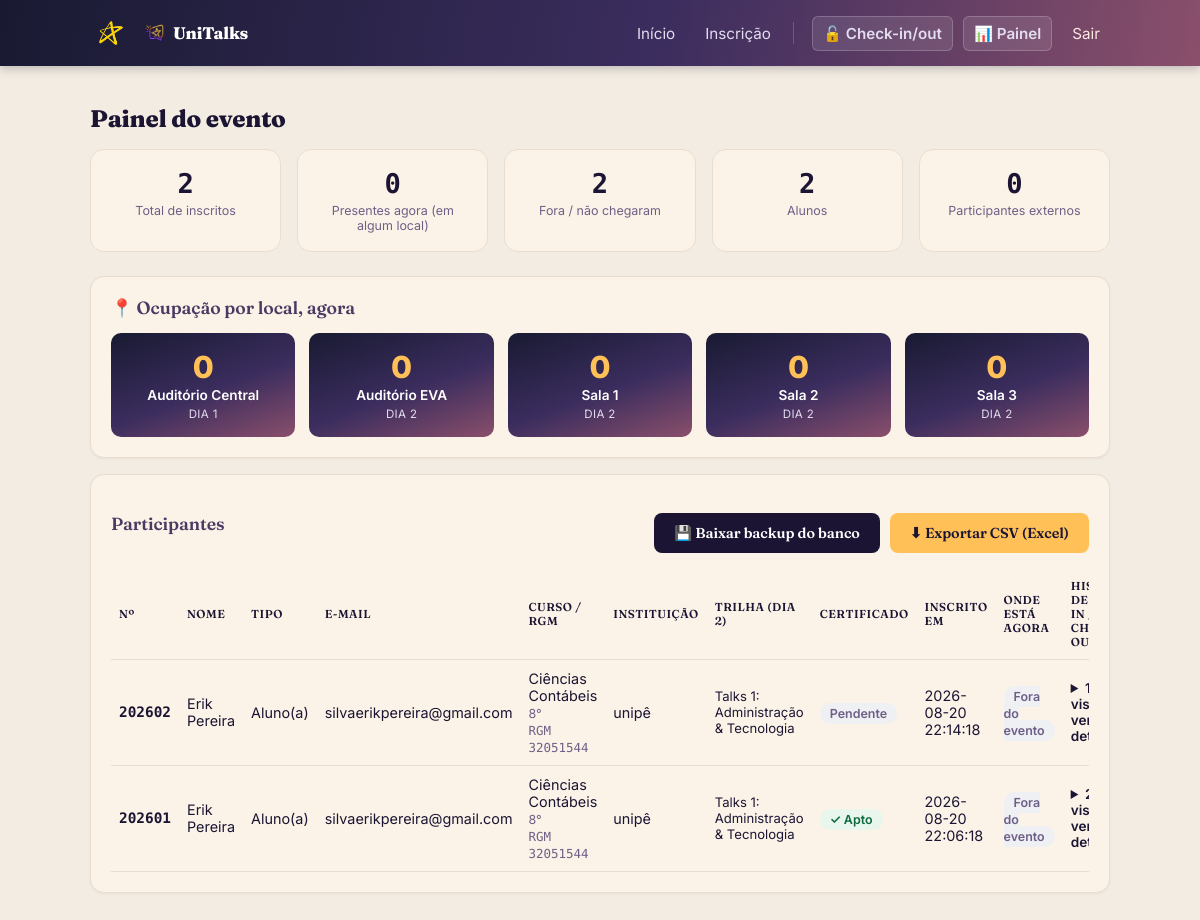
The app's page /painel (signed in) with its own data.
### tables this page shows
CREATE TABLE participantes (
            id INTEGER PRIMARY KEY AUTOINCREMENT,
            nome TEXT NOT NULL,
            tipo TEXT,
            email TEXT,
            formacao TEXT,
            instituicao TEXT,
            cpf TEXT,
            empresa TEXT,
            numero_inscricao INTEGER UNIQUE,
            token TEXT UNIQUE NOT NULL,
            criado_em TEXT NOT NULL
        , curso TEXT, periodo TEXT, rgm TEXT, trilha_dia2 INTEGER);

### app.py (the view)
@app.route("/painel")
@admin_required
def painel():
    db = get_db()
    participantes = db.execute(
        "SELECT * FROM participantes ORDER BY criado_em DESC"
    ).fetchall()
    lista = []
    dentro_agora = 0
    presentes_por_local = {chave: 0 for chave in LOCAIS}
    for p in participantes:
        eventos = db.execute(
            "SELECT tipo, horario, local FROM eventos_acesso WHERE participante_id = ? "
            "ORDER BY horario ASC",
            (p["id"],),
        ).fetchall()
        visitas = montar_visitas(eventos)
        visita_aberta = next((v for v in reversed(visitas) if v["em_andamento"]), None)
        if visita_aberta:
            dentro_agora += 1
            if visita_aberta["local"] in presentes_por_local:
                presentes_por_local[visita_aberta["local"]] += 1
        ultima_entrada = visitas[-1]["entrada"] if visitas else None
        ultima_saida = next((v["saida"] for v in reversed(visitas) if v["saida"]), None)
        apto, dia1_ok, dia2_ok = calcular_apto_certificado(visitas, p["trilha_dia2"])
        talk_info = TALKS.get(p["trilha_dia2"])
        lista.append(
            {
                "p": p,
                "visitas": visitas,
                "local_atual": visita_aberta["local_label"] if visita_aberta else None,
                "ultima_entrada": ultima_entrada,
                "ultima_saida": ultima_saida,
                "talk_titulo": talk_info["titulo"] if talk_info else None,
                "apto_certificado": apto,
                "dia1_ok": dia1_ok,
                "dia2_ok": dia2_ok,
            }
        )
    total = len(participantes)
    total_alunos = sum(1 for p in participantes if p["tipo"] == "aluno")
    total_participantes = sum(1 for p in participantes if p["tipo"] == "participante")
    return render_template(
        "painel.html",
        lista=lista,
        total=total,
        dentro_agora=dentro_agora,
        presentes_por_local=presentes_por_local,
        locais=LOCAIS,
        talks=TALKS,
        total_alunos=total_alunos,
        total_participantes=total_participantes,
    )

### app.py (called while the page is built)
@app.context_processor
def util_static_versionado():
    def static_v(filename):
        caminho = os.path.join(app.static_folder, filename)
        try:
            versao = int(os.path.getmtime(caminho))
        except OSError:
            versao = 0
        return url_for("static", filename=filename, v=versao)
    return {"static_v": static_v}

def admin_required(f):
    @wraps(f)
    def decorada(*args, **kwargs):
        if not session.get("autenticado"):
            if request.path.startswith("/api/"):
                return jsonify({"ok": False, "mensagem": "Sessão expirada. Faça login novamente."}), 401
            return redirect(url_for("login", proximo=request.path))
        if session.get("nivel") != "admin":
            flash("Essa área é restrita ao administrador.", "erro")
            return redirect(url_for("scanner"))
        return f(*args, **kwargs)
    return decorada

def get_db():
    if "db" not in g:
        g.db = sqlite3.connect(DB_PATH, timeout=10)
        g.db.row_factory = sqlite3.Row
        g.db.execute("PRAGMA foreign_keys = ON")
        g.db.execute("PRAGMA journal_mode = WAL")
        g.db.execute("PRAGMA busy_timeout = 10000")
    return g.db

def formatar_duracao(inicio_iso: str, fim_iso: str = None) -> str:
    inicio = datetime.fromisoformat(inicio_iso)
    fim = datetime.fromisoformat(fim_iso) if fim_iso else datetime.now()
    minutos_totais = max(0, int((fim - inicio).total_seconds() // 60))
    horas, minutos = divmod(minutos_totais, 60)
    if horas:
        return f"{horas}h{minutos:02d}min"
    return f"{minutos}min"

def visita_completa_em(visitas, local_chave):
    return any(v["local"] == local_chave and not v["em_andamento"] for v in visitas)

def calcular_apto_certificado(visitas, trilha_dia2):
    dia1_ok = visita_completa_em(visitas, "auditorio")
    if trilha_dia2 in TALKS:
        local_dia2 = TALKS[trilha_dia2]["local"]
        dia2_ok = visita_completa_em(visitas, local_dia2)
    else:
        dia2_ok = False
    return dia1_ok and dia2_ok, dia1_ok, dia2_ok

### templates/painel.html (shortened to what this page needs)
{% extends "base.html" %}
{% block content %}
<h1>Painel do evento</h1>
<div class="kpis">
  <div class="kpi">
    <div class="num">{{ total }}</div>
    <div class="label">Total de inscritos</div>
  </div>
  <div class="kpi">
    <div class="num">{{ dentro_agora }}</div>
    <div class="label">Presentes agora (em algum local)</div>
  </div>
  <div class="kpi">
    <div class="num">{{ total - dentro_agora }}</div>
    <div class="label">Fora / não chegaram</div>
  </div>
  <div class="kpi">
    <div class="num">{{ total_alunos }}</div>
    <div class="label">Alunos</div>
  </div>
  <div class="kpi">
    <div class="num">{{ total_participantes }}</div>
    <div class="label">Participantes externos</div>
  </div>
</div>
<div class="card">
  <h2 style="margin-top:0;">📍 Ocupação por local, agora</h2>
  <div class="ocupacao-grid">
    {% for chave, info in locais.items() %}
      <div class="ocupacao-item">
        <div class="ocupacao-num">{{ presentes_por_local.get(chave, 0) }}</div>
        <div class="ocupacao-label">{{ info.label }}</div>
        <div class="ocupacao-dia">Dia {{ info.dia }}</div>
      </div>
    {% endfor %}
  </div>
</div>
<div class="card">
  <div style="display:flex; justify-content:space-between; align-items:center; flex-wrap:wrap; gap:10px;">
    <h2 style="margin:0;">Participantes</h2>
    <div style="display:flex; gap:10px; flex-wrap:wrap;">
      <a class="btn navy" href="{{ url_for('admin_backup') }}">💾 Baixar backup do banco</a>
      <a class="btn orange" href="{{ url_for('exportar') }}">⬇ Exportar CSV (Excel)</a>
    </div>
  </div>
  <div class="tabela-scroll">
  <table style="margin-top:16px;">
    <thead>
      <tr>
        <th>Nº</th>
        <th>Nome</th>
        <th>Tipo</th>
        <th>E-mail</th>
        <th>Curso / RGM</th>
        <th>Instituição</th>
        <th>Trilha (Dia 2)</th>
        <th>Certificado</th>
        <th>Inscrito em</th>
        <th>Onde está agora</th>
        <th>Histórico de check-in / check-out</th>
      </tr>
    </thead>
    <tbody>
      {% for item in lista %}
        {% set p = item.p %}
        <tr>
          <td style="font-family: var(--fonte-mono); font-weight: 700;">{{ p['numero_inscricao'] or '-' }}</td>
          <td>{{ p['nome'] }}</td>
          <td>{{ 'Aluno(a)' if p['tipo'] == 'aluno' else ('Participante' if p['tipo'] == 'participante' else '-') }}</td>
          <td>{{ p['email'] or '-' }}</td>
          <td>
            {% if p['tipo'] == 'aluno' %}
              {{ p['curso'] or '-' }}
              {% if p['periodo'] %}<br><span style="color:var(--muted); font-size:0.78rem;">{{ p['periodo'] }}</span>{% endif %}
              {% if p['rgm'] %}<br><span style="color:var(--muted); font-size:0.78rem; font-family:var(--fonte-mono);">RGM {{ p['rgm'] }}</span>{% endif %}
            {% else %}
              {{ p['formacao'] or '-' }}
            {% endif %}
          </td>
          <td>{{ p['instituicao'] or '-' }}</td>
          <td style="font-size:0.82rem;">{{ item.talk_titulo or '-' }}</td>
          <td>
            {% if item.apto_certificado %}
              <span class="badge badge-entrada">✓ Apto</span>
            {% else %}
              <span class="badge badge-none" title="Dia 1: {{ '✓' if item.dia1_ok else '✗' }} · Dia 2: {{ '✓' if item.dia2_ok else '✗' }}">Pendente</span>
            {% endif %}
          </td>
          <td>{{ p['criado_em'].replace('T', ' ') if p['criado_em'] else '-' }}</td>
          <td>
            {% if item.local_atual %}
              <span class="badge badge-entrada">Em {{ item.local_atual }}</span>
            {% else %}
              <span class="badge badge-none">Fora do evento</span>
            {% endif %}
          </td>
          <td>
            {% if item.visitas %}
              <details>
                <summary style="cursor:pointer; color:var(--navy); font-weight:600; font-size:0.85rem;">
                  {{ item.visitas|length }} visita(s) — ver detalhes
                </summary>
              </details>
            {% else %}
              <span style="color:var(--muted); font-size:0.85rem;">Sem registros</span>
            {% endif %}
          </td>
        </tr>
      {% else %}
        <tr><td colspan="12" style="color:var(--muted); text-align:center;">Nenhum participante inscrito ainda.</td></tr>
      {% endfor %}
    </tbody>
  </table>
  </div>
</div>
{% endblock %}

### templates/base.html (shortened to what this page needs)
<!doctype html>
<html lang="pt-br">
<head>
  <link rel="stylesheet" href="{{ static_v('css/style.css') }}">
</head>
<body>
  <header class="topbar">
    <div class="topbar-inner">
      <div class="topbar-marca">
        <img src="{{ static_v('img/logo_unipe_estrela.png') }}" alt="UNIPÊ" class="topbar-logo-unipe" width="160" height="160" id="logo-unipe-toque">
        <a href="{{ url_for('home') }}" class="brand">
          <img src="{{ static_v('img/icone_unitalks.png') }}" alt="" class="brand-icone" width="129" height="160">
          UniTalks
        </a>
      </div>
      <nav>
        <a href="{{ url_for('home') }}" class="nav-link">Início</a>
        <a href="{{ url_for('inscricao') }}" class="nav-link">Inscrição</a>
        {% if session.get('autenticado') %}
          <a href="{{ url_for('scanner') }}" class="nav-link nav-equipe-ativo">🔓 Check-in/out</a>
          {% if session.get('nivel') == 'admin' %}
            <a href="{{ url_for('painel') }}" class="nav-link nav-equipe-ativo">📊 Painel</a>
          {% endif %}
          <a href="{{ url_for('logout') }}" class="nav-link nav-sair">Sair</a>
        {% else %}
          <span class="nav-divisor"></span>
          <a href="{{ url_for('login') }}" class="nav-link nav-equipe-login">🔒 Área da Equipe</a>
        {% endif %}
      </nav>
    </div>
  </header>
  <main class="container">
    {% block content %}{% endblock %}
  </main>
</body>
</html>

### static/css/style.css (style rules this page uses)
:root { --bg-deep: #191a32; --bg-dusk: #3b2d5e; --bg-dawn: #8a4f6b; --navy: #1b1533; --navy-light: #4a3a63; --green: #1b8a5a; --orange: #ffc157; --magenta: #ff6b4a; --bg: #f2ece2; --card: #fbf3e7; --text: #1b1533; --muted: #6e5f87; --border: #e9ddd0; --fonte-titulo: 'Fraunces', Georgia, serif; --fonte-corpo: 'Inter', 'Segoe UI', Arial, sans-serif; --fonte-mono: 'Space Mono', 'Courier New', monospace; }
* { box-sizing: border-box; }
html { scroll-behavior: smooth; }
body { margin: 0; font-family: var(--fonte-corpo); background: var(--bg); color: var(--text); }
.topbar { background: linear-gradient(100deg, var(--bg-deep) 0%, var(--bg-dusk) 55%, var(--bg-dawn) 100%); color: white; box-shadow: 0 2px 10px rgba(15, 5, 30, 0.25); }
.topbar-inner { width: 85%; max-width: 1800px; margin: 0 auto; padding: 12px 0; display: flex; justify-content: space-between; align-items: center; flex-wrap: wrap; gap: 10px; }
.brand { color: white; font-family: var(--fonte-titulo); font-weight: 800; text-decoration: none; font-size: 1.05rem; letter-spacing: -0.01em; display: inline-flex; align-items: center; gap: 8px; }
.brand-icone { height: 26px; width: auto; }
.topbar-marca { display: flex; align-items: center; gap: 12px; }
.topbar-logo-unipe { height: 42px; width: auto; cursor: pointer; }
.topbar nav { display: flex; align-items: center; flex-wrap: wrap; gap: 4px; }
.topbar nav .nav-link { color: #e3ddef; text-decoration: none; margin-left: 6px; padding: 7px 10px; border-radius: 6px; font-size: 0.95rem; transition: background 0.15s, color 0.15s; }
.nav-equipe-ativo { background: rgba(255, 255, 255, 0.1); border: 1px solid rgba(255, 255, 255, 0.2); font-weight: 600; }
.nav-sair { color: #fbe8de !important; font-size: 0.85rem; }
.container { width: 85%; max-width: 1800px; margin: 0 auto; padding: 22px 0 44px; }
.card { background: var(--card); border: 1px solid var(--border); border-radius: 14px; padding: 20px; margin-bottom: 16px; box-shadow: 0 1px 3px rgba(30, 16, 51, 0.05); }
h1 { color: var(--navy); font-family: var(--fonte-titulo); font-weight: 800; font-size: 1.5rem; letter-spacing: -0.01em; }
h2 { color: var(--navy-light); font-family: var(--fonte-titulo); font-weight: 600; font-size: 1.1rem; letter-spacing: -0.005em; }
button, .btn { display: inline-block; background: linear-gradient(90deg, #ffc157, #ff6b4a); color: var(--navy); border: none; padding: 11px 20px; border-radius: 8px; font-family: var(--fonte-titulo); font-weight: 600; font-size: 0.9rem; letter-spacing: -0.005em; cursor: pointer; text-decoration: none; margin-top: 18px; transition: filter 0.15s; }
button.orange, .btn.orange { background: var(--orange); color: var(--navy); }
button.navy, .btn.navy { background: var(--navy); color: white; }
table { width: 100%; border-collapse: collapse; font-size: 0.9rem; }
th, td { text-align: left; padding: 10px 8px; border-bottom: 1px solid var(--border); }
th { color: var(--navy); font-family: var(--fonte-titulo); font-size: 0.72rem; font-weight: 600; text-transform: uppercase; letter-spacing: .04em; }
.badge { padding: 3px 10px; border-radius: 12px; font-size: 0.78rem; font-weight: 600; }
.badge-entrada { background: #e8f6ee; color: #0f6b3f; }
.badge-none { background: #eef0f3; color: var(--muted); }
.kpis { display: flex; gap: 16px; margin-bottom: 24px; flex-wrap: wrap; }
.kpi { flex: 1; min-width: 160px; background: var(--card); border: 1px solid var(--border); border-radius: 14px; padding: 18px; text-align: center; }
.kpi .num { font-family: var(--fonte-mono); font-size: 1.7rem; font-weight: 700; color: var(--navy); }
.kpi .label { font-size: 0.78rem; color: var(--muted); margin-top: 4px; }
.ocupacao-grid { display: flex; gap: 14px; flex-wrap: wrap; }
.ocupacao-item { flex: 1; min-width: 140px; background: linear-gradient(160deg, var(--bg-deep) 0%, var(--bg-dusk) 55%, var(--bg-dawn) 100%); border-radius: 10px; padding: 16px; text-align: center; color: white; }
.ocupacao-num { font-size: 1.9rem; font-weight: 800; color: #ffc157; }
.ocupacao-label { font-size: 0.85rem; font-weight: 600; margin-top: 2px; }
.ocupacao-dia { font-size: 0.72rem; color: #e3ddef; margin-top: 4px; text-transform: uppercase; letter-spacing: .03em; }
.tabela-scroll { overflow-x: auto; -webkit-overflow-scrolling: touch; }
.tabela-scroll > table { min-width: 900px; }

### records on screen
participantes: numero_inscricao "202602", nome "Erik Pereira", tipo "Aluno(a)", email "silvaerikpereira@gmail.com", curso "Ciências Contábeis", periodo "8°", rgm "32051544", instituicao "unipê", criado_em "2026-08-20 22:14:18"
participantes: numero_inscricao "202601", nome "Erik Pereira", tipo "Aluno(a)", email "silvaerikpereira@gmail.com", curso "Ciências Contábeis", periodo "8°", rgm "32051544", instituicao "unipê", criado_em "2026-08-20 22:06:18"

### other values on screen
{{ total }} "2"
{{ dentro_agora }} "0"
{{ total - dentro_agora }} "2"
{{ total_alunos }} "2"
{{ total_participantes }} "0"
{{ presentes_por_local.get(chave, 0) }} "0" "0" "0" "0" "0"
{{ info.label }} "Auditório Central" "Auditório EVA" "Sala 1" "Sala 2" "Sala 3"
{{ info.dia }} "1" "2" "2" "2" "2"
{{ item.talk_titulo or '-' }} "Talks 1: Administração & Tecnologia" "Talks 1: Administração & Tecnologia"
